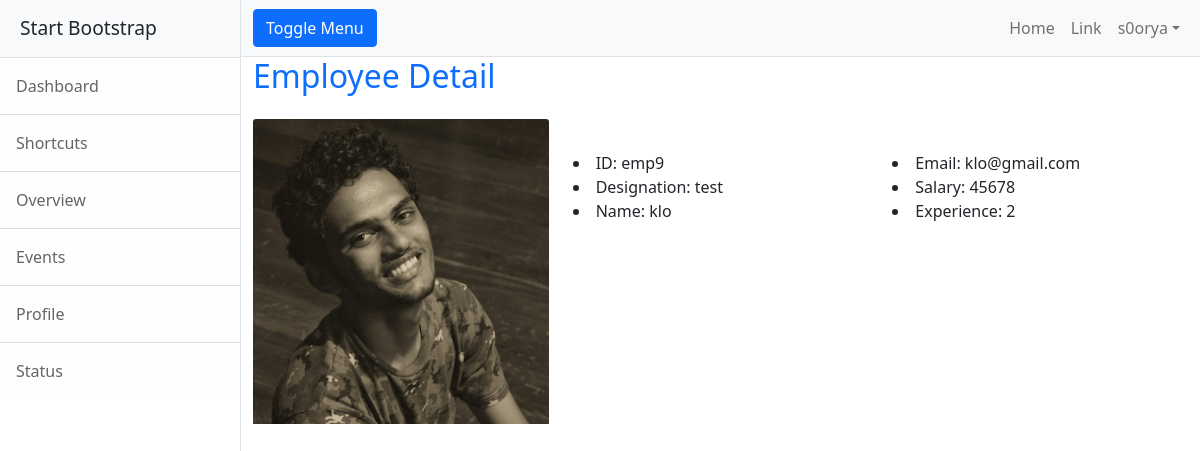
Page /employee/details/emp9 (signed in) on the committed database.
### employee/models.py (models this page shows, shortened)
class Employee(models.Model):
    eid=models.CharField(max_length=120,primary_key=True)
    profile_pic=models.ImageField(null=True,upload_to="profilepic")
    employee_name=models.CharField(max_length=120)
    designation=models.CharField(max_length=120)
    salary=models.PositiveIntegerField()
    email=models.EmailField(unique=True)
    experience=models.PositiveIntegerField(null=True)

### employee/views.py (the view)
# urls.py: path("details/<str:emp_id>",views.EmployeeDetailView.as_view(),name="emp-detail"),
@method_decorator(signin_required,name="dispatch")
class EmployeeDetailView(View):
    def get(self,request,*args,**kwargs):
        qs=Employee.objects.get(eid=kwargs.get("emp_id"))
        return render(request,"emp-detail.html",{"employee":qs})

### employee/views.py (called while the page is built)
def signin_required(fn):
    def wrapper(request,*args,**kwargs):
        if request.user.is_authenticated:
            return fn(request,*args,**kwargs)
        else:
            messages.error(request,"You must login")
            return redirect("sign-in")
    return wrapper

### employee/templates/emp-detail.html (shortened to what this page needs)
{%extends 'base.html'%}
{%block body_block%}
  <h2 class="text-primary">Employee Detail</h2>
    <div class="row">
        <div class="col-4 mt-3">
            <img src="{{employee.profile_pic.url}}" class="card-img-top" alt="...">
        </div>
        <div class="col-4 mt-5">
            <li>ID: {{employee.eid}}</li>
            <li>Designation: {{employee.designation}}</li>
            <li>Name: {{employee.employee_name}}</li>
        </div>
        <div class="col-4 mt-5">
            <li>Email: {{employee.email}}</li>
            <li>Salary: {{employee.salary}}</li>
            <li>Experience: {{employee.experience}}</li>
        </div>
    </div>
{%endblock%}

### employee/templates/base.html (shortened to what this page needs)
<!DOCTYPE html>
{%load static%}
<html lang="en">
    <head>
        <link href="https://cdn.jsdelivr.net/npm/bootstrap@5.1.3/dist/css/bootstrap.min.css" rel="stylesheet">        <link href="{%static 'css/styles.css'%}" rel="stylesheet" />
    </head>
    <body>
        <div class="d-flex" id="wrapper">
            <div class="border-end bg-white" id="sidebar-wrapper">
                <div class="sidebar-heading border-bottom bg-light">Start Bootstrap</div>
                <div class="list-group list-group-flush">
                    <a class="list-group-item list-group-item-action list-group-item-light p-3" href="#!">Dashboard</a>
                    <a class="list-group-item list-group-item-action list-group-item-light p-3" href="#!">Shortcuts</a>
                    <a class="list-group-item list-group-item-action list-group-item-light p-3" href="#!">Overview</a>
                    <a class="list-group-item list-group-item-action list-group-item-light p-3" href="#!">Events</a>
                    <a class="list-group-item list-group-item-action list-group-item-light p-3" href="#!">Profile</a>
                    <a class="list-group-item list-group-item-action list-group-item-light p-3" href="#!">Status</a>
                </div>
            </div>
            <div id="page-content-wrapper">
                <nav class="navbar navbar-expand-lg navbar-light bg-light border-bottom">
                    <div class="container-fluid">
                        <button class="btn btn-primary" id="sidebarToggle">Toggle Menu</button>
                        <div class="collapse navbar-collapse" id="navbarSupportedContent">
                            <ul class="navbar-nav ms-auto mt-2 mt-lg-0">
                                <li class="nav-item active"><a class="nav-link" href="#!">Home</a></li>
                                <li class="nav-item"><a class="nav-link" href="#!">Link</a></li>
                                <li class="nav-item dropdown">
                                    <a class="nav-link dropdown-toggle" id="navbarDropdown" href="#" role="button" data-bs-toggle="dropdown" aria-haspopup="true" aria-expanded="false">{{request.user}}</a>
                                </li>
                            </ul>
                        </div>
                    </div>
                </nav>
                <div class="container-fluid">
                    {%block body_block%}
                    {%endblock%}
                </div>
            </div>
        </div>
    </body>
</html>

### rows in the picture
Employee: profile_pic (picture), eid "emp9", designation "test", employee_name "klo", email "klo@gmail.com", salary "45678", experience "2"

### other values in the picture
{{ request.user }} "s0orya"
